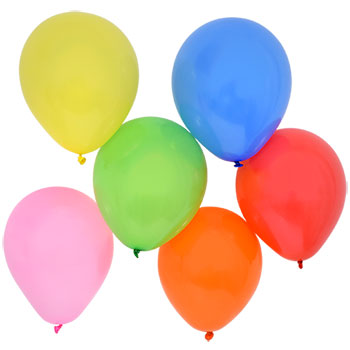
#> input picture balloons.jpg, 350 x 350 px
$ python lap_of_gauss.py   (older library calls are emulated)
#> lines starting #> are read from the running program, lines starting #| are printed output that depends on the picture; after the words box and inside, x2 and y2 are one past the last pixel; in counts of white or black regions, pixels touching at a corner belong together
import cv2
import numpy as np

im_name = "balloons.jpg"
im = cv2.imread(im_name, cv2.IMREAD_GRAYSCALE)
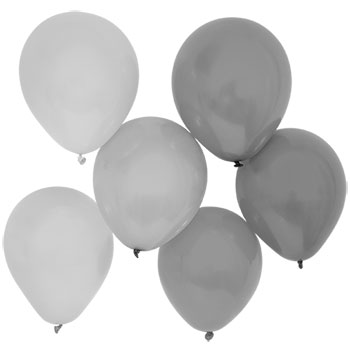
#> im: shape (350, 350); min 2, max 255, mean 204.6

for sigma_x in [1,3,5,10,15,20,30]:

	gauss_ksize = (21,21)
	# sigma_x = 5
	im2 = cv2.GaussianBlur(im, gauss_ksize, sigma_x)

	lap_ksize = 1
	ddepth = cv2.CV_16S
	im3 = cv2.Laplacian(im2, ddepth, lap_ksize)

	im4 = im3.copy()
	im4 = im4 - im4.min()
	im4 = im4 * 255.0 / im4.max()
	im4 = im4.astype(np.uint8)

	ret,temp1 = cv2.threshold(im4, 127+20, 255, cv2.THRESH_BINARY)
	ret,temp2 = cv2.threshold(im4, 127-20, 255, cv2.THRESH_BINARY_INV)
	im5 = cv2.bitwise_or(temp1, temp2)


	# [9 lines of commented-out code are left out]
	cv2.namedWindow("GaussianBlur", cv2.WINDOW_NORMAL)
	cv2.imshow("GaussianBlur", im2)
	cv2.namedWindow("LoG", cv2.WINDOW_NORMAL)
	cv2.namedWindow("Thresh", cv2.WINDOW_NORMAL)
	cv2.imshow("LoG", im4)
	cv2.imshow("Thresh", im5)

	cv2.waitKey(0)
#> this loop made 7 passes
#> pass 1, `im3 = cv2.Laplacian(im2, ddepth, lap_ksize)`:
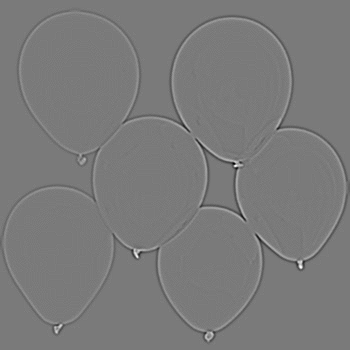
#> im3: shape (350, 350) int16; min -67, max 72, mean 0; drawn with min black and max white
#> pass 1, `im4 = im4 - im4.min()`:
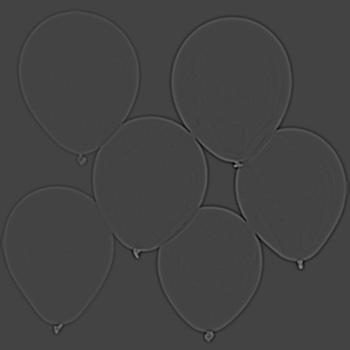
#> im4: shape (350, 350) int16; min 0, max 139, mean 67
#> after the loop:
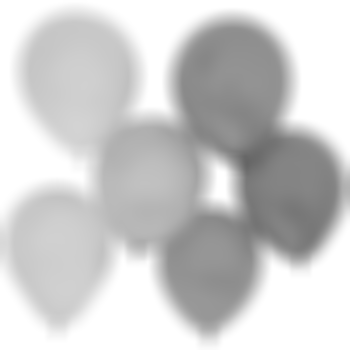
#> im2: shape (350, 350); min 101, max 255, mean 204.6
#> after the loop:
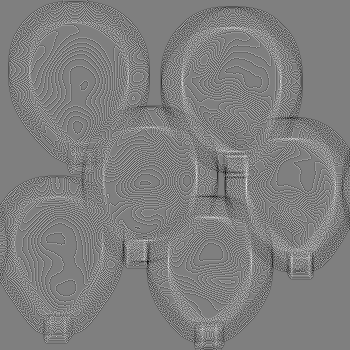
#> im4: shape (350, 350); min 0, max 255, mean 127.1
#> after the loop:
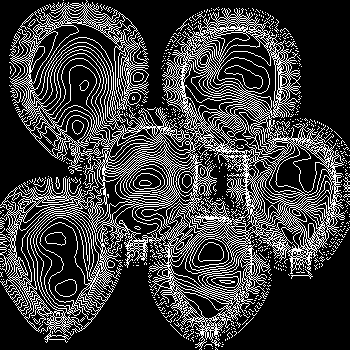
#> temp1: shape (350, 350); 23.4% white in thin lines or dots
